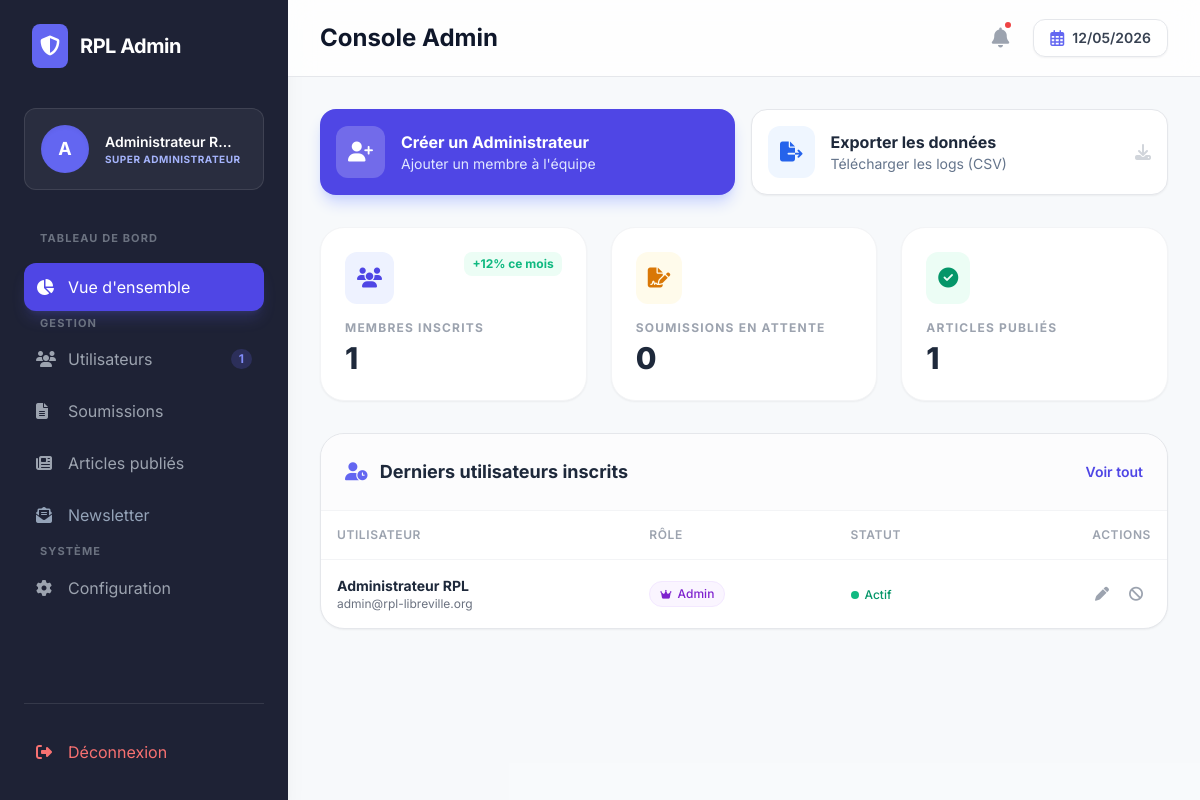
The app's page /admin_dashboard.php (signed in) with its own data.
### tables this page shows
CREATE TABLE IF NOT EXISTS `utilisateurs` (
  `id`           INT UNSIGNED    AUTO_INCREMENT PRIMARY KEY,
  `nom`          VARCHAR(120)    NOT NULL,
  `email`        VARCHAR(255)    NOT NULL UNIQUE,
  `mot_de_passe` VARCHAR(255)    NOT NULL COMMENT 'Hash bcrypt',
  `role`         ENUM('utilisateur','admin') NOT NULL DEFAULT 'utilisateur',
  `bio`          TEXT            DEFAULT NULL,
  `affiliation`  VARCHAR(255)    DEFAULT NULL,
  `actif`        TINYINT(1)      NOT NULL DEFAULT 1,
  `created_at`   DATETIME        DEFAULT CURRENT_TIMESTAMP,
  `updated_at`   DATETIME        DEFAULT CURRENT_TIMESTAMP ON UPDATE CURRENT_TIMESTAMP,
  INDEX `idx_email` (`email`),
  INDEX `idx_role`  (`role`)
);

### admin_dashboard.php (the view, shortened to what this page needs)
<?php
require_once 'db_connect.php';
$nom_admin = $_SESSION['user_nom'] ?? 'Administrateur';
$stmt_users = $conn->query("SELECT COUNT(*) as total FROM utilisateurs");
$total_users = $stmt_users->fetch()['total'];
try {
    $stmt_soumissions = $conn->query("SELECT COUNT(*) as total FROM soumissions WHERE statut = 'recu'");
    $total_soumissions = $stmt_soumissions->fetch()['total'];
} catch (Exception $e) {
    $total_soumissions = 0;
}
$stmt_recent_users = $conn->query("SELECT nom, email, role, created_at, actif FROM utilisateurs ORDER BY created_at DESC LIMIT 5");
$recent_users = $stmt_recent_users->fetchAll();
?>
<!DOCTYPE html>
<html lang="fr">
<head>
    <script src="https://cdn.tailwindcss.com"></script>
    <link rel="stylesheet" href="https://cdnjs.cloudflare.com/ajax/libs/font-awesome/6.4.0/css/all.min.css">
</head>
<body class="bg-[#F8FAFC] text-[#1E293B]">
    <div class="flex min-h-screen">
        <aside class="w-72 bg-[#1E2235] text-white p-6 hidden lg:flex lg:flex-col shadow-xl">
            <div class="flex items-center gap-3 mb-10 px-2">
                <div class="bg-indigo-500 p-2 rounded-lg">
                    <i class="fas fa-shield-halved text-white text-xl"></i>
                </div>
                <h2 class="text-xl font-bold tracking-tight">RPL Admin</h2>
            </div>
            <div class="flex items-center gap-4 mb-10 p-4 bg-white/5 rounded-xl border border-white/10">
                <div class="w-12 h-12 rounded-full bg-indigo-500 flex items-center justify-center font-bold text-lg shadow-inner">
                    <?php echo strtoupper(substr($nom_admin, 0, 1)); ?>
                </div>
                <div>
                    <p class="font-semibold text-sm truncate w-32"><?php echo htmlspecialchars($nom_admin); ?></p>
                    <p class="text-[10px] text-indigo-300 font-bold uppercase tracking-wider">Super Administrateur</p>
                </div>
            </div>
            <nav class="space-y-1 flex-1">
                <p class="text-[11px] text-gray-500 font-bold uppercase tracking-widest mb-4 px-4">Tableau de bord</p>
                <a href="admin_dashboard.php" class="flex items-center gap-3 p-3 bg-indigo-600 rounded-xl transition shadow-lg shadow-indigo-500/20"><i class="fas fa-chart-pie w-5"></i> Vue d'ensemble</a>
                <p class="text-[11px] text-gray-500 font-bold uppercase tracking-widest mt-8 mb-4 px-4">Gestion</p>
                <a href="admin_utilisateurs.php" class="flex items-center justify-between p-3 hover:bg-white/5 rounded-xl transition text-gray-400 hover:text-white group">
                    <div class="flex items-center gap-3"><i class="fas fa-users w-5"></i> Utilisateurs</div>
                    <span class="bg-indigo-500/20 text-indigo-400 text-xs font-bold px-2 py-0.5 rounded-full group-hover:bg-indigo-500 group-hover:text-white transition"><?php echo $total_users; ?></span>
                </a>
                <a href="admin_soumissions.php" class="flex items-center justify-between p-3 hover:bg-white/5 rounded-xl transition text-gray-400 hover:text-white group">
                    <div class="flex items-center gap-3"><i class="fas fa-file-alt w-5"></i> Soumissions</div>
                </a>
                <a href="admin_articles.php" class="flex items-center gap-3 p-3 hover:bg-white/5 rounded-xl transition text-gray-400 hover:text-white"><i class="fas fa-newspaper w-5"></i> Articles publiés</a>
                <a href="admin_newsletter.php" class="flex items-center gap-3 p-3 text-slate-400 hover:bg-white/5 hover:text-white rounded-xl transition"><i class="fas fa-envelope-open-text w-5"></i> Newsletter</a>
                <p class="text-[11px] text-gray-500 font-bold uppercase tracking-widest mt-8 mb-4 px-4">Système</p>
                <a href="admin_configuration.php" class="flex items-center gap-3 p-3 hover:bg-white/5 rounded-xl transition text-gray-400 hover:text-white"><i class="fas fa-cog w-5"></i> Configuration</a>
            </nav>
            <div class="mt-auto pt-6 border-t border-white/10">
                <a href="logout.php" class="flex items-center gap-3 p-3 hover:bg-red-500/20 rounded-xl transition text-red-400 group">
                    <i class="fas fa-sign-out-alt w-5 group-hover:translate-x-1 transition-transform"></i> Déconnexion
                </a>
            </div>
        </aside>
        <main class="flex-1 lg:max-h-screen lg:overflow-y-auto bg-slate-50/50">
            <header class="bg-white/80 backdrop-blur-md sticky top-0 z-30 border-b border-gray-200 p-4 lg:px-8 lg:py-4 flex justify-between items-center">
                <div>
                    <h1 class="text-2xl font-bold text-slate-900">Console Admin</h1>
                </div>
                <div class="flex items-center gap-4">
                    <button class="relative p-2 text-gray-400 hover:text-indigo-600 transition">
                        <i class="fas fa-bell text-xl"></i>
                        <span class="absolute top-1 right-1 w-2.5 h-2.5 bg-red-500 rounded-full border-2 border-white"></span>
                    </button>
                    <div class="hidden md:flex bg-white border border-gray-200 px-4 py-2 rounded-xl items-center gap-2 shadow-sm">
                        <i class="far fa-calendar-alt text-indigo-500"></i>
                        <span class="text-sm font-semibold text-gray-700"><?php echo date('d/m/Y'); ?></span>
                    </div>
                </div>
            </header>
            <div class="p-4 lg:p-8 max-w-7xl mx-auto space-y-8">
                <div class="flex flex-col sm:flex-row gap-4 mb-8">
                    <a href="admin_administrateurs.php" class="flex-1 bg-indigo-600 hover:bg-indigo-700 text-white p-4 rounded-2xl shadow-lg shadow-indigo-200 transition flex items-center justify-between group cursor-pointer">
                        <div class="flex items-center gap-4">
                            <div class="bg-white/20 p-3 rounded-xl"><i class="fas fa-user-plus text-xl"></i></div>
                            <div>
                                <h3 class="font-bold">Créer un Administrateur</h3>
                                <p class="text-indigo-100 text-sm">Ajouter un membre à l'équipe</p>
                            </div>
                        </div>
                    </a>
                    <a href="export_csv.php?type=logs" class="flex-1 bg-white border border-gray-200 hover:border-indigo-300 p-4 rounded-2xl shadow-sm transition flex items-center justify-between group cursor-pointer block">
    <div class="flex items-center gap-4">
        <div class="bg-blue-50 text-blue-600 p-3 rounded-xl"><i class="fas fa-file-export text-xl"></i></div>
        <div>
            <h3 class="font-bold text-slate-800">Exporter les données</h3>
            <p class="text-slate-500 text-sm">Télécharger les logs (CSV)</p>
        </div>
    </div>
    <i class="fas fa-download text-gray-300 group-hover:text-blue-600 transition-colors"></i>
</a>
                </div>
                <div class="grid grid-cols-1 md:grid-cols-3 gap-6">
                    <div class="bg-white p-6 rounded-3xl shadow-sm border border-gray-100 hover:shadow-md transition">
                        <div class="flex justify-between items-start mb-4">
                            <div class="p-3 bg-indigo-50 text-indigo-600 rounded-xl"><i class="fas fa-users text-xl"></i></div>
                            <span class="text-xs font-bold text-emerald-500 bg-emerald-50 px-2 py-1 rounded-lg">+12% ce mois</span>
                        </div>
                        <p class="text-xs font-bold text-gray-400 uppercase tracking-widest mb-1">Membres Inscrits</p>
                        <h3 class="text-3xl font-extrabold text-slate-800"><?php echo $total_users; ?></h3>
                    </div>
                    <div class="bg-white p-6 rounded-3xl shadow-sm border border-gray-100 hover:shadow-md transition">
                        <div class="flex justify-between items-start mb-4">
                            <div class="p-3 bg-amber-50 text-amber-600 rounded-xl"><i class="fas fa-file-signature text-xl"></i></div>
                        </div>
                        <p class="text-xs font-bold text-gray-400 uppercase tracking-widest mb-1">Soumissions en attente</p>
                        <h3 class="text-3xl font-extrabold text-slate-800"><?php echo $total_soumissions; ?></h3>
                    </div>
                    <div class="bg-white p-6 rounded-3xl shadow-sm border border-gray-100 hover:shadow-md transition">
                        <div class="flex justify-between items-start mb-4">
                            <div class="p-3 bg-emerald-50 text-emerald-600 rounded-xl"><i class="fas fa-check-circle text-xl"></i></div>
                        </div>
                        <p class="text-xs font-bold text-gray-400 uppercase tracking-widest mb-1">Articles Publiés</p>
                        <h3 class="text-3xl font-extrabold text-slate-800">1</h3>
                    </div>
                </div>
                <div class="bg-white rounded-3xl shadow-sm border border-gray-200 overflow-hidden mt-8">
                    <div class="p-6 border-b border-gray-100 flex justify-between items-center bg-gray-50/50">
                        <h2 class="text-lg font-bold text-slate-800"><i class="fas fa-user-clock mr-2 text-indigo-500"></i> Derniers utilisateurs inscrits</h2>
                        <button class="text-sm text-indigo-600 font-semibold hover:underline">Voir tout</button>
                    </div>
                    <div class="overflow-x-auto">
                        <table class="w-full text-left border-collapse">
                            <thead>
                                <tr class="text-xs text-gray-400 uppercase tracking-wider bg-white">
                                    <th class="p-4 font-semibold border-b border-gray-100">Utilisateur</th>
                                    <th class="p-4 font-semibold border-b border-gray-100">Rôle</th>
                                    <th class="p-4 font-semibold border-b border-gray-100">Statut</th>
                                    <th class="p-4 font-semibold border-b border-gray-100 text-right">Actions</th>
                                </tr>
                            </thead>
                            <tbody class="text-sm divide-y divide-gray-50">
                                <?php if (count($recent_users) > 0): ?>
                                    <?php foreach ($recent_users as $u): ?>
                                    <tr class="hover:bg-gray-50/50 transition-colors group">
                                        <td class="p-4">
                                            <p class="font-bold text-slate-800"><?php echo htmlspecialchars($u['nom']); ?></p>
                                            <p class="text-gray-500 text-xs"><?php echo htmlspecialchars($u['email']); ?></p>
                                        </td>
                                        <td class="p-4">
                                            <?php if($u['role'] === 'admin'): ?>
                                                <span class="inline-flex items-center gap-1.5 px-2.5 py-1 rounded-full text-xs font-medium bg-purple-50 text-purple-700 border border-purple-100"><i class="fas fa-crown text-[10px]"></i> Admin</span>
                                            <?php else: ?>
                                                <span class="inline-flex items-center gap-1.5 px-2.5 py-1 rounded-full text-xs font-medium bg-slate-100 text-slate-700 border border-slate-200">Membre</span>
                                            <?php endif; ?>
                                        </td>
                                        <td class="p-4">
                                            <?php if($u['actif']): ?>
                                                <span class="inline-flex items-center gap-1.5 text-xs font-medium text-emerald-600"><span class="w-2 h-2 rounded-full bg-emerald-500"></span> Actif</span>
                                            <?php else: ?>
                                                <span class="inline-flex items-center gap-1.5 text-xs font-medium text-red-500"><span class="w-2 h-2 rounded-full bg-red-500"></span> Suspendu</span>
                                            <?php endif; ?>
                                        </td>
                                        <td class="p-4 text-right">
                                            <button class="p-2 text-gray-400 hover:text-indigo-600 transition" title="Éditer"><i class="fas fa-pen"></i></button>
                                            <button class="p-2 text-gray-400 hover:text-red-500 transition" title="Bannir"><i class="fas fa-ban"></i></button>
                                        </td>
                                    </tr>
                                    <?php endforeach; ?>
                                <?php else: ?>
                                    <tr>
                                        <td colspan="4" class="p-8 text-center text-gray-500">Aucun utilisateur trouvé.</td>
                                    </tr>
                                <?php endif; ?>
                            </tbody>
                        </table>
                    </div>
                </div>
            </div>
        </main>
    </div>
</body>
</html>

### admin_dashboard.php (style rules this page uses)
body { font-family: 'Inter', sans-serif; }

### records on screen
utilisateurs: nom "Administrateur RPL", email "admin@rpl-libreville.org", role "admin" (drawn), actif 1 (drawn)

### other values on screen
substr($nom_admin, 0, 1) "A"
$nom_admin "Administrateur R…"
$total_users "1"
$total_soumissions "0"
